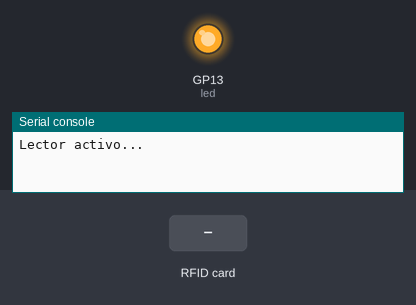
The program below on a simulated Raspberry Pi Pico running MicroPython. Parts: output pins drawn as LEDs (lit = HIGH), the last lines printed to the serial console. Dashed ring = blinking. The inputs (shaded band) are chosen by the test bench. WiFi joins after 1.5 s; the interpreter's speed is modelled, so counts of loop turns are approximate; web requests get an empty 200 reply after 0.4 s; library files of the repository ran but are not shown: mfrc522.py; pins used as bus, display or sensor lines are not drawn.

Above: at 1.2 s.
1.3 s: RFID card 5E 7A 19 C4 held to the reader
At 3.87 s:
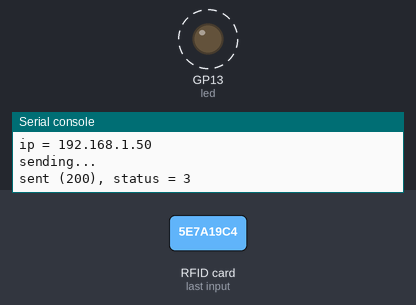
Timing chart, 0 to 5.6 s (numbered marks = the images above; inputs shaded):
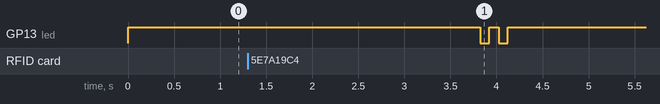

Measured:
- after the input at 1.3 s, GP13 (led): alternates HIGH for 0.10 s and LOW for 0.10 s, 4 changes in all, then stays HIGH, starting after 2.5 s

The program:

leer_tag.py
```python
from mfrc522 import MFRC522
from time import sleep

from robust_connection import send_uuid, connect_wifi

lector = MFRC522(spi_id=0,sck=2,miso=4,mosi=3,cs=1,rst=0)

print("Lector activo...\n")

url = "http://192.168.100.163:8080/picow"

while True:
    lector.init()
    (stat, tag_type) = lector.request(lector.REQIDL)
    if stat == lector.OK:
        (stat, uid) = lector.SelectTagSN()
        if stat == lector.OK:
            identificador = int.from_bytes(bytes(uid),"little",False)
            #identificador = str(identificador)
            print("UID: "+str(identificador))

            send_uuid(url, identificador)


sleep(1)
```

robust_connection.py
```python
import time
import network
import urequests as requests

from machine import Pin

ssid = ''
password = ''

led = Pin(13, Pin.OUT)
led.value(1)

# Function to blink builtin LED
def turn_led():
    led.value(1)
    time.sleep(0.1)
    led.value(0)
    time.sleep(0.1)
    led.value(1)
    time.sleep(0.1)
    led.value(0)
    time.sleep(0.1)
    led.value(1)

# Connect to wifi
def connect_wifi():
    wlan = network.WLAN(network.STA_IF)
    wlan.active(True)
    wlan.connect(ssid, password)

    max_wait = 10
    while max_wait > 0:
        if wlan.status()<0 or wlan.status() >= 3:
            break
        max_wait -= 1
        print('waiting connection')
        time.sleep(1)

    if wlan.status() != 3:
        raise RuntimeError('Network connection failed')
    else:
        print('connected')
        status = wlan.ifconfig()
        print('ip = ' + status[0])
    return wlan

def send_uuid(url, uuid):

    wlan = connect_wifi() # Try connect to wifi

    headers = {}
    payload = str(uuid)
    retry = True

    while retry:
        try:
            print("sending...")
            response = requests.post(url, headers=headers, data=payload)  # Send data through POST request to API endpoint
            print("sent (" + str(response.status_code) + "), status = " + str(wlan.status()) ) # Print POST request status and Wifi connection status
            response.close() # ALWAYS CLOSE RESPONSE! (low memory)
            turn_led() # Blink LED
            retry = False
            time.sleep(5)
        except Exception as e:
            print(e, "\n")
            print("could not connect (status=" + str(wlan.status()) + ")") # Wifi failure message

            if wlan.status() < 0 or wlan.status()>=3: # Try to reconnect wifi
                print("trying to reconnect...")
                wlan.disconnect()
                wlan.connect(ssid, password)
                if wlan.status() == 3:
                    print('connected')
                else:
                    print('failed')
                    retry = False
            time.sleep(1)
```
